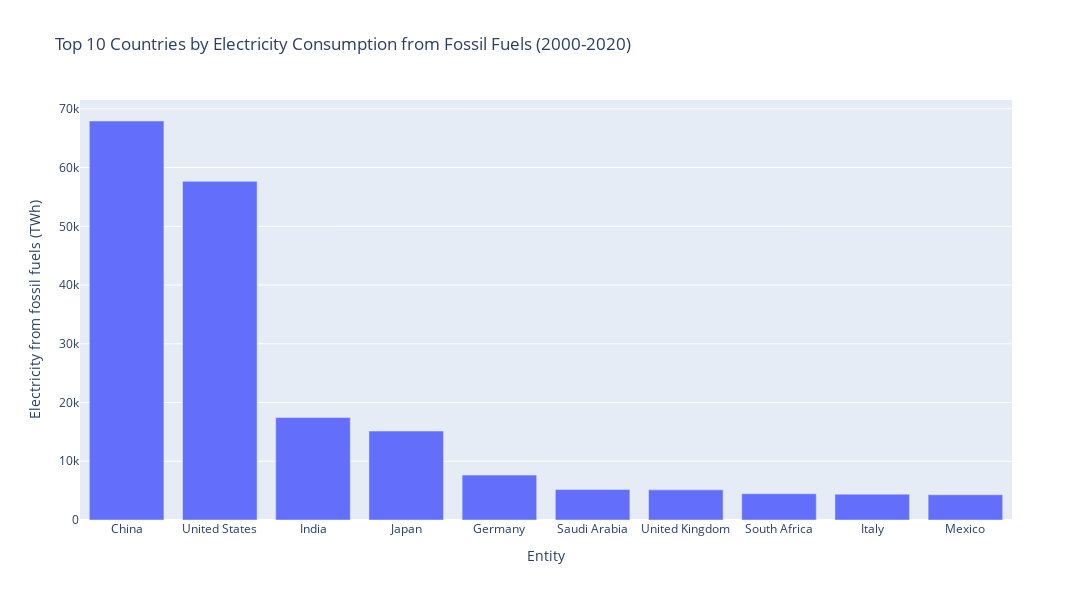

The cell this chart's notebook holds for it:
### Code cell
# Top 10 countries with highest energy consumption

fossil_fuel_sum = df.groupby('Entity')['Electricity from fossil fuels (TWh)'].sum().sort_values(ascending=False).head(10).reset_index()

top_10_fossil_fuel_consumption_countries = []

for countries in fossil_fuel_sum.Entity:
    top_10_fossil_fuel_consumption_countries.append(countries)

fig = px.bar(fossil_fuel_sum, x='Entity', y='Electricity from fossil fuels (TWh)', title='Top 10 Countries by Electricity Consumption from Fossil Fuels (2000-2020)')
fig.update_layout(width=1200, height=600)
fig.show()

### Figure 1 — Plotly figure (JSON) as saved in the notebook; plotly's stock layout.template omitted (floating-point values rounded to 4 significant figures)
{"data": [{"alignmentgroup": "True", "hovertemplate": "Entity=%{x}<br>Electricity from fossil fuels (TWh)=%{y}<extra></extra>", "legendgroup": "", "marker": {"color": "#636efa", "pattern": {"shape": ""}}, "name": "", "offsetgroup": "", "orientation": "v", "showlegend": false, "textposition": "auto", "type": "bar", "x": ["China", "United States", "India", "Japan", "Germany", "Saudi Arabia", "United Kingdom", "South Africa", "Italy", "Mexico"], "xaxis": "x", "y": [67930.0, 57652, 17450.0, 15140.0, 7640.0, 5188.0, 5132.0, 4473.0, 4403.0, 4303.0], "yaxis": "y"}], "layout": {"barmode": "relative", "height": 600, "legend": {"tracegroupgap": 0}, "title": {"text": "Top 10 Countries by Electricity Consumption from Fossil Fuels (2000-2020)"}, "width": 1200, "xaxis": {"anchor": "y", "domain": [0, 1], "title": {"text": "Entity"}}, "yaxis": {"anchor": "x", "domain": [0, 1], "title": {"text": "Electricity from fossil fuels (TWh)"}}}}
